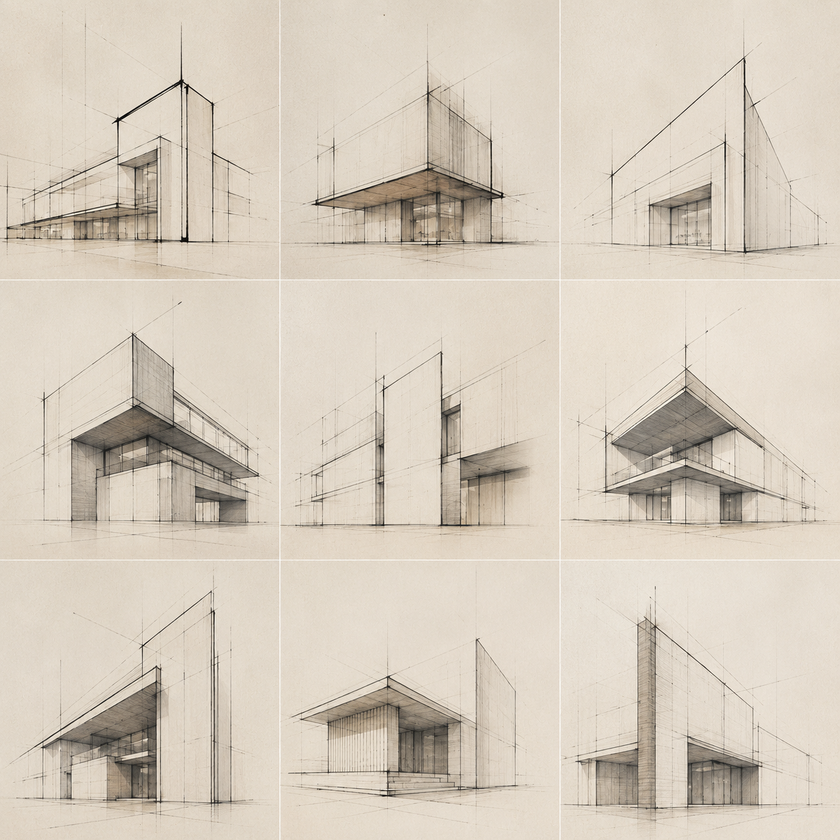
#> input picture luxury-scroll-site/ChatGPT Image Jun 27, 2026, 04_14_50 PM.png, 840 x 840 px, shrunk from 1254 x 1254 before the run, found by its file name
$ python crop_sketches.py
#> lines starting #> are read from the running program, lines starting #| are printed output that depends on the picture
from PIL import Image
import os

image_path = r"c:\Users\pravi\Downloads\real-estate-again\antigravity-trial\luxury-scroll-site\ChatGPT Image Jun 27, 2026, 04_14_50 PM.png"
output_dir = r"c:\Users\pravi\Downloads\real-estate-again\antigravity-trial\luxury-scroll-site\public\images\sketches"

os.makedirs(output_dir, exist_ok=True)

try:
    img = Image.open(image_path)
#> img is the input picture: PIL image 840x840 RGB; mean R, G, B 214.4, 204.3, 190.1
    width, height = img.size
#> width = 840; height = 840

    # Divide into 3 columns and 3 rows
    cell_width = width // 3
#> cell_width = 280
    cell_height = height // 3
#> cell_height = 280

    for row in range(3):
        for col in range(3):
            left = col * cell_width
            top = row * cell_height
            right = (col + 1) * cell_width
            bottom = (row + 1) * cell_height

            cropped = img.crop((left, top, right, bottom))
            index = row * 3 + col + 1
            output_name = f"sketch-{index}.png"
            output_path = os.path.join(output_dir, output_name)
            cropped.save(output_path)
            print(f"Successfully saved {output_name}")
#> this loop made 3 passes
#> pass 1, `cropped.save(output_path)`:
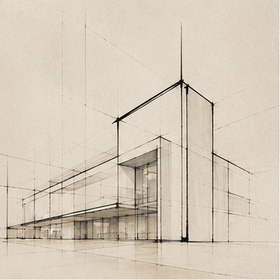
#> saved as sketch-1.png: PIL image 280x280 RGB; mean R, G, B 213.8, 202.7, 187
#> pass 1, `cropped.save(output_path)`:
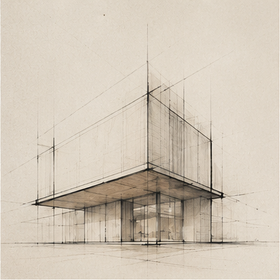
#> saved as sketch-2.png: PIL image 280x280 RGB; mean R, G, B 209.9, 199.3, 184.4
#> pass 1, `cropped.save(output_path)`:
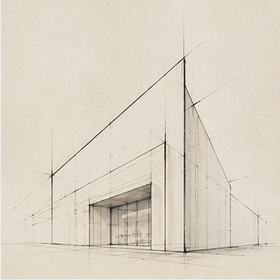
#> saved as sketch-3.png: PIL image 280x280 RGB; mean R, G, B 221.4, 211.7, 198
#> pass 2, `cropped.save(output_path)`:
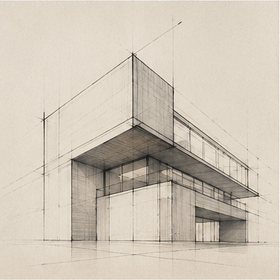
#> saved as sketch-4.png: PIL image 280x280 RGB; mean R, G, B 206.9, 197.2, 183.1
#> after the loop:
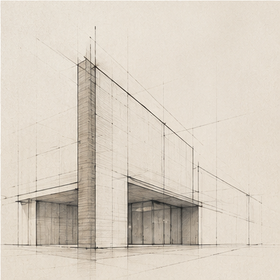
#> cropped: PIL image 280x280 RGB; mean R, G, B 217.5, 208.3, 195.5

except Exception as e:
    print(f"Error: {e}")
